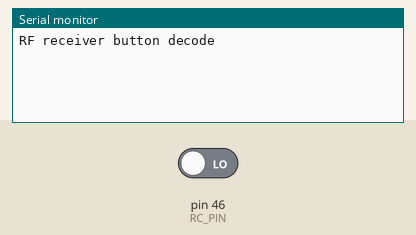
Bench run of a sketch on a simulated Arduino Mega 2560, built with avr-gcc and run on an emulated ATmega2560. Shown: the last lines printed to the serial monitor. The inputs (shaded band) are chosen by the test bench; at power-on: pin 46 (RC_PIN) LOW.

Above: at 1.2 s.
1.3 s: pin 46 (RC_PIN) driven HIGH
At 2.5 s:
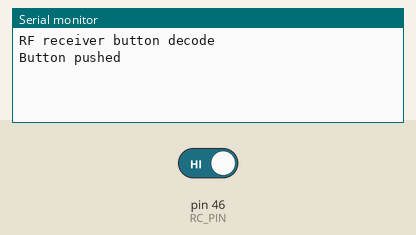
2.8 s: pin 46 (RC_PIN) driven LOW
At 3.6 s:
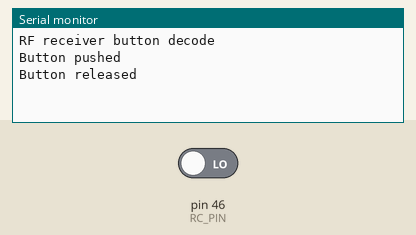

The sketch:

YK04_remote_tester.ino
```cpp
#define RC_PIN 46

void setup(){
  Serial.begin(115200);
  Serial.println("RF receiver button decode");
  pinMode(RC_PIN, INPUT);
}

int lastState = -1;

void loop(){
  if (digitalRead(RC_PIN) == HIGH) {
    if (lastState != HIGH){
        Serial.println("Button pushed");
    }
    lastState = HIGH;
  } else if (digitalRead(RC_PIN) == LOW && lastState == HIGH) {
    lastState = LOW;
    Serial.println("Button released");
  }
}
```

Measured:
- after the input at 1.3 s, the serial monitor: prints a new line at once (image 1)
- after the input at 2.8 s, the serial monitor: prints a new line at once (image 2)
